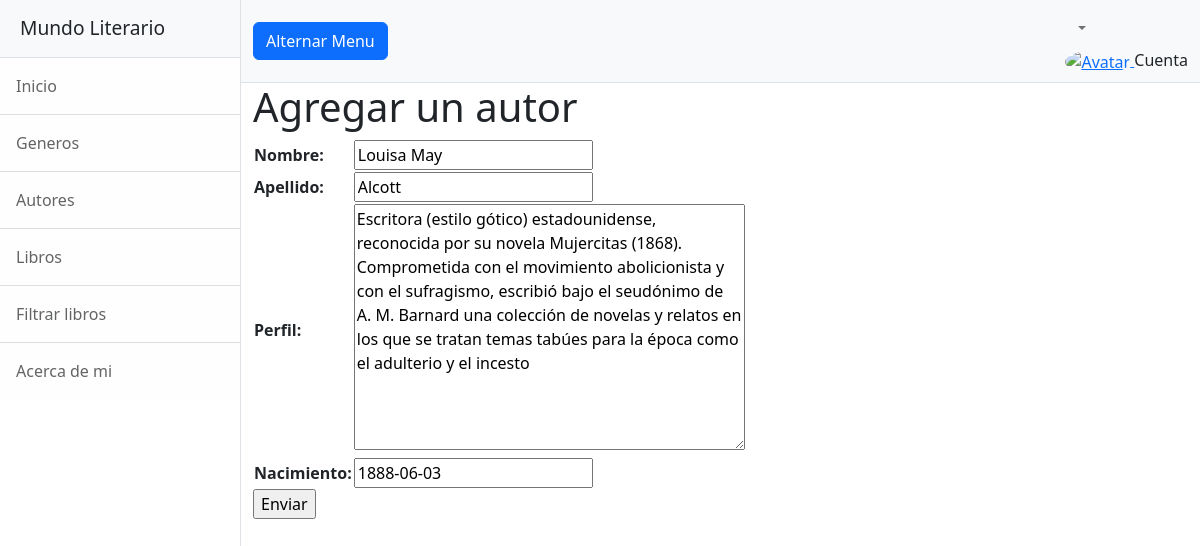
The app's page /aplicacion/autor_update/1 (signed in) with its own data.
### aplicacion/models.py (models this page shows, shortened)
class Autor(models.Model):
    nombre = models.CharField(max_length=50)
    apellido = models.CharField(max_length=50)
    perfil = models.TextField()
    nacimiento = models.DateField()
    class Meta:
        verbose_name = "Autor"
        verbose_name_plural = "Autores"
        ordering = ["apellido", "nombre"]

### aplicacion/views.py (the view)
# urls.py: path('autor_update/<int:pk>', AutorUpdate.as_view(), name="autor_update"),
class AutorUpdate(AutorBaseView, UpdateView):
    pass

### aplicacion/templates/aplicacion/autor_form.html (shortened to what this page needs)
{% extends 'aplicacion/home.html' %}
{% block titulo %}
<h1>Agregar un autor</h1>
{% endblock titulo %}
{% block contenido %}
<form action="" method="post">
    <table>
        {{form.as_table}}
    </table>
    <input type="submit" value="Enviar">
</form>
{% endblock contenido %}

### records on screen
Autor: nombre "Louisa May", apellido "Alcott", perfil "Escritora (estilo gótico) estadounidense, reconocida por su novela Mujercitas (1868). Comprometida con el movimiento abolicionista y con el sufragismo, escribió bajo el seudónimo de A. M. Barnard una colección de novelas y relatos en los que se tratan temas tabúes para la época como el adulterio y el incesto", nacimiento "1888-06-03"
